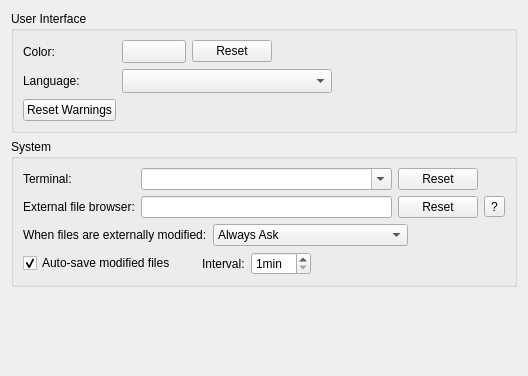
<?xml version="1.0" encoding="UTF-8"?>
<ui version="4.0">
 <class>Core::Internal::GeneralSettings</class>
 <widget class="QWidget" name="Core::Internal::GeneralSettings">
  <property name="geometry">
   <rect>
    <x>0</x>
    <y>0</y>
    <width>528</width>
    <height>376</height>
   </rect>
  </property>
  <layout class="QVBoxLayout" name="verticalLayout">
   <item>
    <widget class="QGroupBox" name="interfaceBox">
     <property name="title">
      <string>User Interface</string>
     </property>
     <layout class="QGridLayout" name="gridLayout_2">
      <item row="0" column="0">
       <widget class="QLabel" name="colorLabel">
        <property name="text">
         <string>Color:</string>
        </property>
        <property name="buddy">
         <cstring>colorButton</cstring>
        </property>
       </widget>
      </item>
      <item row="0" column="1">
       <layout class="QHBoxLayout" name="horizontalLayout">
        <item>
         <widget class="Utils::QtColorButton" name="colorButton">
          <property name="sizePolicy">
           <sizepolicy hsizetype="Preferred" vsizetype="Preferred">
            <horstretch>0</horstretch>
            <verstretch>0</verstretch>
           </sizepolicy>
          </property>
          <property name="minimumSize">
           <size>
            <width>64</width>
            <height>0</height>
           </size>
          </property>
          <property name="alphaAllowed" stdset="0">
           <bool>false</bool>
          </property>
         </widget>
        </item>
        <item>
         <widget class="QPushButton" name="resetColorButton">
          <property name="toolTip">
           <string comment="Color">Reset to default.</string>
          </property>
          <property name="text">
           <string>Reset</string>
          </property>
         </widget>
        </item>
        <item>
         <spacer name="horizontalSpacer">
          <property name="orientation">
           <enum>Qt::Horizontal</enum>
          </property>
          <property name="sizeHint" stdset="0">
           <size>
            <width>285</width>
            <height>20</height>
           </size>
          </property>
         </spacer>
        </item>
       </layout>
      </item>
      <item row="2" column="0">
       <widget class="QLabel" name="languageLabel">
        <property name="text">
         <string>Language:</string>
        </property>
       </widget>
      </item>
      <item row="2" column="1">
       <layout class="QHBoxLayout" name="horizontalLayout_3">
        <item>
         <widget class="QComboBox" name="languageBox">
          <property name="sizeAdjustPolicy">
           <enum>QComboBox::AdjustToMinimumContentsLengthWithIcon</enum>
          </property>
          <property name="minimumContentsLength">
           <number>20</number>
          </property>
         </widget>
        </item>
        <item>
         <spacer name="horizontalSpacer_2">
          <property name="orientation">
           <enum>Qt::Horizontal</enum>
          </property>
          <property name="sizeHint" stdset="0">
           <size>
            <width>285</width>
            <height>20</height>
           </size>
          </property>
         </spacer>
        </item>
       </layout>
      </item>
      <item row="3" column="0">
       <widget class="QPushButton" name="resetWarningsButton">
        <property name="toolTip">
         <string>Re-enable warnings that were suppressed by selecting &quot;Do Not Show Again&quot; (for example, missing highlighter).</string>
        </property>
        <property name="text">
         <string comment="Button text">Reset Warnings</string>
        </property>
       </widget>
      </item>
     </layout>
    </widget>
   </item>
   <item>
    <widget class="QGroupBox" name="systemBox">
     <property name="title">
      <string>System</string>
     </property>
     <layout class="QGridLayout" name="gridLayout">
      <item row="1" column="1">
       <widget class="QLineEdit" name="externalFileBrowserEdit"/>
      </item>
      <item row="1" column="3">
       <widget class="QToolButton" name="helpExternalFileBrowserButton">
        <property name="text">
         <string>?</string>
        </property>
        <property name="icon">
         <iconset resource="core.qrc">
          <normaloff>:/core/images/help.png</normaloff>:/core/images/help.png</iconset>
        </property>
       </widget>
      </item>
      <item row="0" column="0">
       <widget class="QLabel" name="terminalLabel">
        <property name="text">
         <string>Terminal:</string>
        </property>
       </widget>
      </item>
      <item row="3" column="0" colspan="4">
       <layout class="QHBoxLayout" name="horizontalLayout_5">
        <item>
         <widget class="QCheckBox" name="autoSaveCheckBox">
          <property name="toolTip">
           <string>Automatically creates temporary copies of modified files. If Qt Creator is restarted after a crash or power failure, it asks whether to recover the auto-saved content.</string>
          </property>
          <property name="text">
           <string>Auto-save modified files</string>
          </property>
          <property name="checked">
           <bool>true</bool>
          </property>
         </widget>
        </item>
        <item>
         <spacer name="horizontalSpacer_6">
          <property name="orientation">
           <enum>Qt::Horizontal</enum>
          </property>
          <property name="sizeType">
           <enum>QSizePolicy::Fixed</enum>
          </property>
          <property name="sizeHint" stdset="0">
           <size>
            <width>20</width>
            <height>20</height>
           </size>
          </property>
         </spacer>
        </item>
        <item>
         <widget class="QLabel" name="autoSaveIntervalLabel">
          <property name="text">
           <string>Interval:</string>
          </property>
         </widget>
        </item>
        <item>
         <widget class="QSpinBox" name="autoSaveInterval">
          <property name="suffix">
           <string extracomment="unit for minutes">min</string>
          </property>
          <property name="minimum">
           <number>1</number>
          </property>
         </widget>
        </item>
        <item>
         <spacer name="horizontalSpacer_5">
          <property name="orientation">
           <enum>Qt::Horizontal</enum>
          </property>
          <property name="sizeHint" stdset="0">
           <size>
            <width>40</width>
            <height>20</height>
           </size>
          </property>
         </spacer>
        </item>
       </layout>
      </item>
      <item row="1" column="2">
       <widget class="QPushButton" name="resetFileBrowserButton">
        <property name="toolTip">
         <string comment="File Browser">Reset to default.</string>
        </property>
        <property name="text">
         <string>Reset</string>
        </property>
       </widget>
      </item>
      <item row="2" column="0" colspan="4">
       <layout class="QHBoxLayout" name="horizontalLayout_2">
        <item>
         <widget class="QLabel" name="modifiedLabel">
          <property name="text">
           <string>When files are externally modified:</string>
          </property>
         </widget>
        </item>
        <item>
         <widget class="QComboBox" name="reloadBehavior">
          <property name="currentIndex">
           <number>0</number>
          </property>
          <item>
           <property name="text">
            <string>Always Ask</string>
           </property>
          </item>
          <item>
           <property name="text">
            <string>Reload All Unchanged Editors</string>
           </property>
          </item>
          <item>
           <property name="text">
            <string>Ignore Modifications</string>
           </property>
          </item>
         </widget>
        </item>
        <item>
         <spacer name="horizontalSpacer_3">
          <property name="orientation">
           <enum>Qt::Horizontal</enum>
          </property>
          <property name="sizeHint" stdset="0">
           <size>
            <width>40</width>
            <height>20</height>
           </size>
          </property>
         </spacer>
        </item>
       </layout>
      </item>
      <item row="0" column="1">
       <widget class="QComboBox" name="terminalComboBox">
        <property name="editable">
         <bool>true</bool>
        </property>
       </widget>
      </item>
      <item row="1" column="0">
       <widget class="QLabel" name="externalFileBrowserLabel">
        <property name="text">
         <string>External file browser:</string>
        </property>
       </widget>
      </item>
      <item row="0" column="2">
       <widget class="QPushButton" name="resetTerminalButton">
        <property name="toolTip">
         <string comment="Terminal">Reset to default.</string>
        </property>
        <property name="text">
         <string>Reset</string>
        </property>
       </widget>
      </item>
     </layout>
    </widget>
   </item>
   <item>
    <spacer name="verticalSpacer">
     <property name="orientation">
      <enum>Qt::Vertical</enum>
     </property>
     <property name="sizeHint" stdset="0">
      <size>
       <width>20</width>
       <height>30</height>
      </size>
     </property>
    </spacer>
   </item>
  </layout>
 </widget>
 <customwidgets>
  <customwidget>
   <class>Utils::QtColorButton</class>
   <extends>QToolButton</extends>
   <header location="global">utils/qtcolorbutton.h</header>
  </customwidget>
 </customwidgets>
 <resources>
  <include location="core.qrc"/>
 </resources>
 <connections>
  <connection>
   <sender>autoSaveCheckBox</sender>
   <signal>toggled(bool)</signal>
   <receiver>autoSaveInterval</receiver>
   <slot>setEnabled(bool)</slot>
   <hints>
    <hint type="sourcelabel">
     <x>161</x>
     <y>262</y>
    </hint>
    <hint type="destinationlabel">
     <x>342</x>
     <y>263</y>
    </hint>
   </hints>
  </connection>
 </connections>
</ui>
